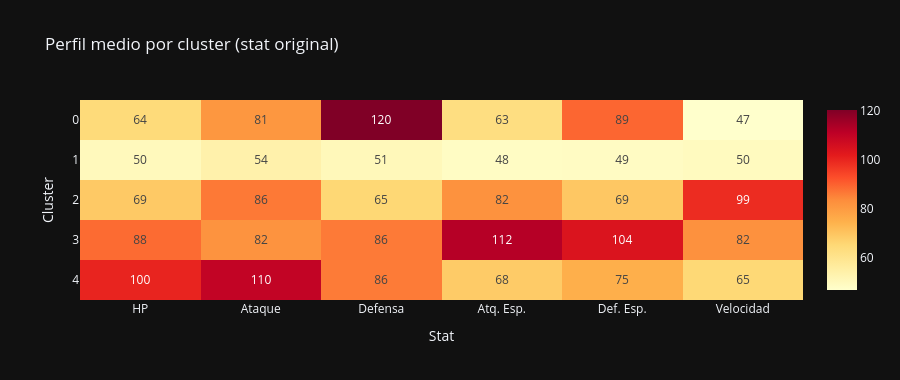

The notebook cell this image was saved under:
### Markdown cell above
## 7. Interpretacion de arquetipos

El heatmap muestra el promedio de cada stat en escala original por cluster.
Busca cual stat domina para etiquetar el arquetipo.

### Code cell
profiles = df_clean.groupby('cluster')[STAT_COLS].mean().round(1)
profiles['BST'] = profiles[STAT_COLS].sum(axis=1).round(1)

prof_show = profiles[STAT_COLS].rename(columns=dict(zip(STAT_COLS,STAT_LABELS)))

fig_prof = px.imshow(
    prof_show,
    text_auto='.0f',
    color_continuous_scale='YlOrRd',
    aspect='auto',
    title='Perfil medio por cluster (stat original)',
    template='plotly_dark',
)
fig_prof.update_layout(height=380, xaxis_title='Stat', yaxis_title='Cluster')
fig_prof.show()

print(profiles.to_string())

### Figure 1 — Plotly figure (JSON) as saved in the notebook; plotly's stock layout.template omitted (floating-point values rounded to 4 significant figures)
{"data": [{"coloraxis": "coloraxis", "hovertemplate": "x: %{x}<br>cluster: %{y}<br>color: %{z}<extra></extra>", "name": "0", "texttemplate": "%{z:.0f}", "type": "heatmap", "x": ["HP", "Ataque", "Defensa", "Atq. Esp.", "Def. Esp.", "Velocidad"], "xaxis": "x", "y": [0, 1, 2, 3, 4], "yaxis": "y", "z": [[64.3, 80.9, 120.2, 62.6, 89.2, 46.7], [50.0, 53.6, 50.5, 48.3, 48.6, 49.5], [68.8, 86.4, 65.4, 82.1, 69.2, 98.6], [88.4, 81.9, 86.2, 112.0, 104.0, 82.4], [100.1, 109.7, 86.1, 68.4, 75.1, 65.1]]}], "layout": {"coloraxis": {"colorscale": [[0, "rgb(255,255,204)"], [0.125, "rgb(255,237,160)"], [0.25, "rgb(254,217,118)"], [0.375, "rgb(254,178,76)"], [0.5, "rgb(253,141,60)"], [0.625, "rgb(252,78,42)"], [0.75, "rgb(227,26,28)"], [0.875, "rgb(189,0,38)"], [1, "rgb(128,0,38)"]]}, "height": 380, "title": {"text": "Perfil medio por cluster (stat original)"}, "xaxis": {"anchor": "y", "domain": [0, 1], "title": {"text": "Stat"}}, "yaxis": {"anchor": "x", "autorange": "reversed", "domain": [0, 1], "title": {"text": "Cluster"}}}}
